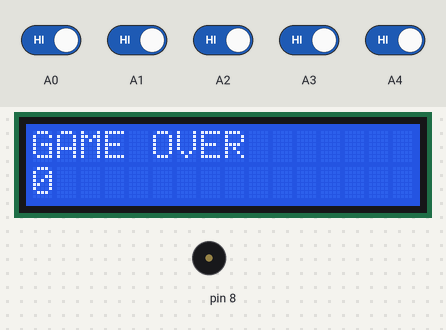
The sketch below on a simulated Arduino Uno, built with avr-gcc and run on an emulated ATmega328P. Shown: 16×2 character LCD, buzzer (waves = sounding). The inputs (shaded band) are chosen by the test bench; at power-on: A0–4 HIGH.

Above: at 1.2 s.
1.3 s: A4 driven LOW
At 3.6 s:
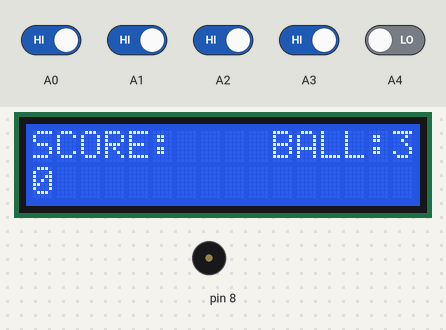
4.0 s: A0 driven LOW
At 4.8 s:
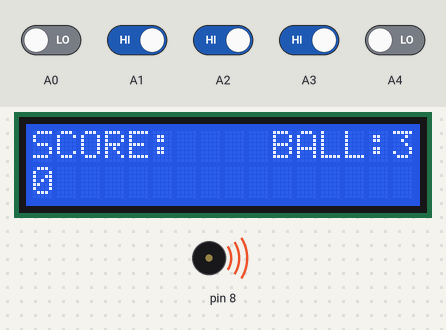
7.0 s: A1 driven LOW
At 8.1 s:
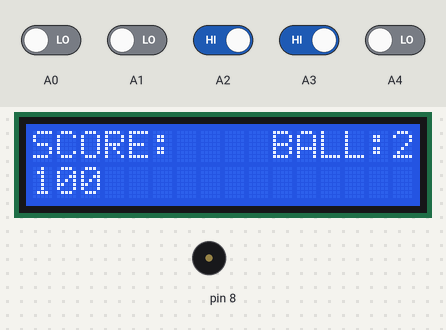
9.0 s: A2 driven LOW
At 10.6 s:
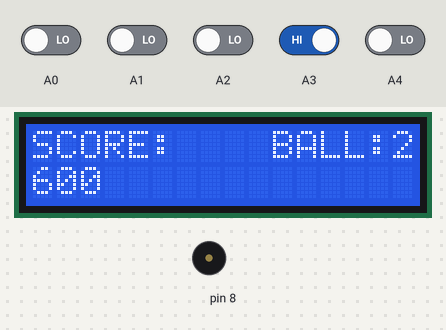
10.9 s: A3 driven LOW
At 11.9 s:
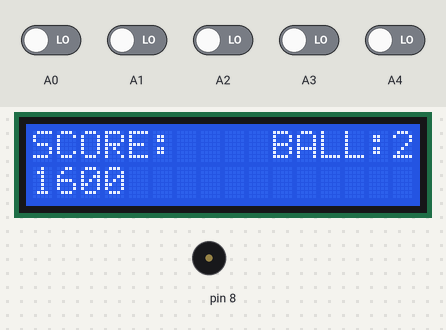
Timing chart, 0 to 13.9 s (numbered marks = the images above; inputs shaded):
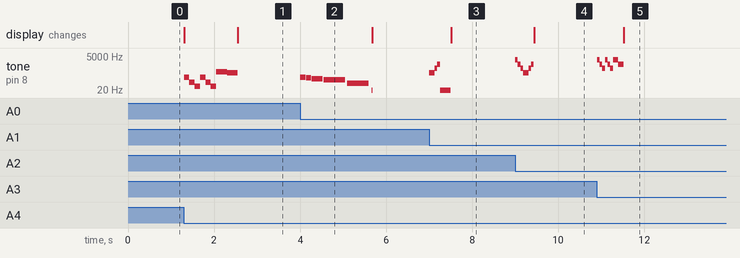

Measured:
- after the input at 1.3 s, tone on pin 8: plays 156 Hz for 0.13 s, 73 Hz for 0.13 s, 37 Hz for 0.13 s, 156 Hz for 0.13 s, 73 Hz for 0.13 s, 37 Hz for 0.13 s … (8 notes in this stretch), starting at once; the display: first changes at once (image 1 shows a later state)
- after the input at 4.0 s, tone on pin 8: plays 156 Hz for 0.13 s, 147 Hz for 0.13 s, 123 Hz for 0.25 s, 104 Hz for 0.50 s, 62 Hz for 0.50 s, 8 Hz for 0.01 s, starting at once
- after the input at 7.0 s, tone on pin 8: plays 330 Hz for 0.13 s, 659 Hz for 0.06 s, 1319 Hz for 0.07 s, 2 Hz for 0.25 s, starting at once; the display: changes after 0.51 s (image 3)
- after the input at 9.0 s, tone on pin 8: plays 2637 Hz for 0.06 s, 1319 Hz for 0.06 s, 659 Hz for 0.06 s, 330 Hz for 0.13 s, 659 Hz for 0.06 s, 1319 Hz for 0.06 s, starting at once; the display: changes after 0.44 s (image 4)
- after the input at 10.9 s, tone on pin 8: plays 2637 Hz for 0.06 s, 1319 Hz for 0.06 s, 659 Hz for 0.06 s, 2637 Hz for 0.06 s, 1319 Hz for 0.06 s, 659 Hz for 0.06 s … (8 notes in this stretch), starting at once; the display: changes after 0.63 s (image 5)

The sketch:

Pinball_0_01.ino.ino
```cpp
#include "pitches.h"
#include <LiquidCrystal.h>
LiquidCrystal lcd(12, 11, 5, 4, 3, 2);

  boolean lastReadButton0;
  boolean lastReadButton1;
  boolean lastReadButton2;
  boolean lastReadButton3;
  boolean lastReadButton4;
  boolean lastReadButton5;


  unsigned int score = 0;
  int ballnumber = 0;
  int a = 100;
  int b = 500;
  int c = 1000;


////NEW GAME////
int newGameMelody[] =
{
  NOTE_DS3, NOTE_D2, NOTE_D1, NOTE_DS3, NOTE_D2, NOTE_D1, NOTE_G4, NOTE_E4, NOTE_DS4,
};
int noteDurations5[] =
{
  8, 8, 8, 8, 8, 8, 4, 4, 2, 2,
};
///////////////////////

////Ball lost melody////
int ballLostMelody[] =
{
  NOTE_DS3, NOTE_D3, NOTE_B2, NOTE_GS2, NOTE_B1
};
int noteDurations0[] =
{
  8, 8, 4, 2, 2,
};
///////////////////////

////SCORE A////
int scoreAMelody[] =
{
 NOTE_E4, NOTE_E5, NOTE_E6,
};
int noteDurations1[] =
{
 8, 16, 16,
};
///////////////////////

////SCORE B////
int scoreBMelody[] =
{
 NOTE_E7, NOTE_E6, NOTE_E5, NOTE_E4, NOTE_E5, NOTE_E6,
};
int noteDurations2[] =
{
 16, 16, 16, 8, 16, 16,
};
///////////////////////

////SCORE C////
int scoreCMelody[] =
{
 NOTE_E7, NOTE_E6, NOTE_E5,  NOTE_E7, NOTE_E6, NOTE_E5, NOTE_E7, NOTE_E6, NOTE_E5,
};
int noteDurations3[] =
{
 16, 16, 16, 16, 16, 16, 8, 8, 8,
};
///////////////////////

// SETUP===========================================
void setup() {

//input pins for scoring triggers
  pinMode(A0, INPUT);
  pinMode(A1, INPUT);
  pinMode(A2, INPUT);
  pinMode(A3, INPUT);
  pinMode(A4, INPUT);

// set up the LCD:
  lcd.begin(16, 2);
  lcd.clear();

}

//LOOP==============================================
void loop() {

////LCD DISPLAY: SCORE / GAME OVER////

  if (ballnumber < 1)
  {
    lcd.setCursor(0, 0);
    lcd.print("GAME OVER         ");
  }
  else
  {
  lcd.setCursor(0, 0);
  lcd.print("SCORE:    BALL:");
  lcd.print(ballnumber);
  }
//LCD: NUMERIC SCORE

  lcd.setCursor(0, 1);
  lcd.print(score);


///NEW GAME////////////////////////////////////////////////
   boolean readButton5 = digitalRead(A4);

  if (readButton5 == LOW and lastReadButton5 == HIGH)
  {
      score = 0;
      ballnumber = 3;
      lcd.setCursor(0,1);
      lcd.print("               ");

////NEW GAME MELODY////=============================
  for (int thisNote = 0; thisNote < 8; thisNote++) {

    int noteDuration5 = 1000 / noteDurations5[thisNote];
    tone(8, newGameMelody[thisNote], noteDuration5);

    int pauseBetweenNotes = noteDuration5 * 1.0;
    delay(pauseBetweenNotes);

    noTone(8);
}////================================================

  }
 lastReadButton5 = readButton5;

///LOST BALL//////////////////////////////////////
   boolean readButton0 = digitalRead(A0);

  if (readButton0 == LOW and lastReadButton0 == HIGH)
  {
      ballnumber = ballnumber - 1;

////BALL LOST MELODY////=============================
  for (int thisNote = 0; thisNote < 8; thisNote++) {

    int noteDuration0 = 1000 / noteDurations0[thisNote];
    tone(8, ballLostMelody[thisNote], noteDuration0);

    int pauseBetweenNotes = noteDuration0 * 1.10;
    delay(pauseBetweenNotes);

    noTone(8);
}////================================================

  }
  lastReadButton0 = readButton0;


///SCORE a 100 PTS//////////////////////////////////////////////
   boolean readButton2 = digitalRead(A1);

  if (readButton2 == LOW and lastReadButton2 == HIGH)
  {
      score = score + a;

      ////SCORE A MELODY////=============================
  for (int thisNote = 0; thisNote < 8; thisNote++) {

    int noteDuration1 = 1000 / noteDurations1[thisNote];
    tone(8, scoreAMelody[thisNote], noteDuration1);

    int pauseBetweenNotes = noteDuration1 * 1.0;
    delay(pauseBetweenNotes);

    noTone(8);
}////================================================

  }
  lastReadButton2 = readButton2;

///SCORE B 500 PTS/////////////////////////////////////////////////
   boolean readButton3 = digitalRead(A2);

  if (readButton3 == LOW and lastReadButton3 == HIGH)
  {
      score = score + b;

////SCORE B MELODY////=============================
  for (int thisNote = 0; thisNote < 8; thisNote++) {

    int noteDuration2 = 1000 / noteDurations2[thisNote];
    tone(8, scoreBMelody[thisNote], noteDuration2);

    int pauseBetweenNotes = noteDuration2 * 1.0;
    delay(pauseBetweenNotes);

    noTone(8);
}////================================================

  }
  lastReadButton3 = readButton3;

///SCORE C 1000 PTS////////////////////////////////////////////////
   boolean readButton4 = digitalRead(A3);

  if (readButton4 == LOW and lastReadButton4 == HIGH)
  {
      score = score + c;


////SCORE C MELODY////=============================
  for (int thisNote = 0; thisNote < 8; thisNote++) {

    int noteDuration3 = 1000 / noteDurations3[thisNote];
    tone(8, scoreCMelody[thisNote], noteDuration3);

    int pauseBetweenNotes = noteDuration3 * 1.0;
    delay(pauseBetweenNotes);

    noTone(8);
}////================================================

  }
  lastReadButton4 = readButton4;

}
```

pitches.h
```cpp
/*************************************************
 * Public Constants
 *************************************************/

#define NOTE_B0  31
#define NOTE_C1  33
#define NOTE_CS1 35
#define NOTE_D1  37
#define NOTE_DS1 39
#define NOTE_E1  41
#define NOTE_F1  44
#define NOTE_FS1 46
#define NOTE_G1  49
#define NOTE_GS1 52
#define NOTE_A1  55
#define NOTE_AS1 58
#define NOTE_B1  62
#define NOTE_C2  65
#define NOTE_CS2 69
#define NOTE_D2  73
#define NOTE_DS2 78
#define NOTE_E2  82
#define NOTE_F2  87
#define NOTE_FS2 93
#define NOTE_G2  98
#define NOTE_GS2 104
#define NOTE_A2  110
#define NOTE_AS2 117
#define NOTE_B2  123
#define NOTE_C3  131
#define NOTE_CS3 139
#define NOTE_D3  147
#define NOTE_DS3 156
#define NOTE_E3  165
#define NOTE_F3  175
#define NOTE_FS3 185
#define NOTE_G3  196
#define NOTE_GS3 208
#define NOTE_A3  220
#define NOTE_AS3 233
#define NOTE_B3  247
#define NOTE_C4  262
#define NOTE_CS4 277
#define NOTE_D4  294
#define NOTE_DS4 311
#define NOTE_E4  330
#define NOTE_F4  349
#define NOTE_FS4 370
#define NOTE_G4  392
#define NOTE_GS4 415
#define NOTE_A4  440
#define NOTE_AS4 466
#define NOTE_B4  494
#define NOTE_C5  523
#define NOTE_CS5 554
#define NOTE_D5  587
#define NOTE_DS5 622
#define NOTE_E5  659
#define NOTE_F5  698
#define NOTE_FS5 740
#define NOTE_G5  784
#define NOTE_GS5 831
#define NOTE_A5  880
#define NOTE_AS5 932
#define NOTE_B5  988
#define NOTE_C6  1047
#define NOTE_CS6 1109
#define NOTE_D6  1175
#define NOTE_DS6 1245
#define NOTE_E6  1319
#define NOTE_F6  1397
#define NOTE_FS6 1480
#define NOTE_G6  1568
#define NOTE_GS6 1661
#define NOTE_A6  1760
#define NOTE_AS6 1865
#define NOTE_B6  1976
#define NOTE_C7  2093
#define NOTE_CS7 2217
#define NOTE_D7  2349
#define NOTE_DS7 2489
#define NOTE_E7  2637
#define NOTE_F7  2794
#define NOTE_FS7 2960
#define NOTE_G7  3136
#define NOTE_GS7 3322
#define NOTE_A7  3520
#define NOTE_AS7 3729
#define NOTE_B7  3951
#define NOTE_C8  4186
#define NOTE_CS8 4435
#define NOTE_D8  4699
#define NOTE_DS8 4978
```
